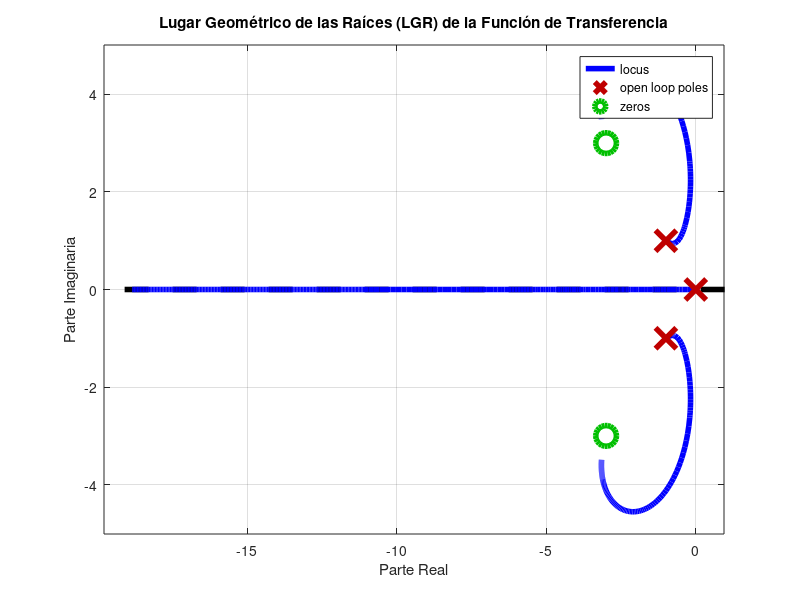
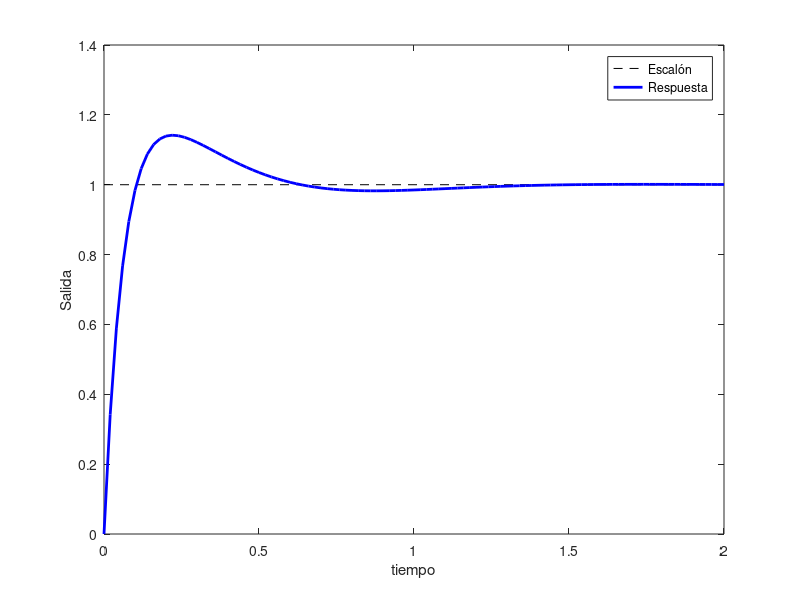

Here is the MATLAB script that generated these plots, in order:
clc
clear all
close all

% Definición de los parámetros de la función de transferencia

z1 = 3+3j;
z2 = 3-3j;
p1 = 1+j;
p2 = 1-j;
p3 = 0;


% Creación de la función de transferencia de lazo abierto
B = conv([1, z1], [1, z2]);
A = conv(conv([1, p1], [1, p2]), [1, p3]);
FTLA = tf(B, A);

% Generación del Lugar Geométrico de las Raíces (LGR)
figure;
rlocus(FTLA);
r = findobj(gca,'type','line');
set(r,'markersize',15,'linewidth',4);
% axis([-10 10 -6 6])
title('Lugar Geométrico de las Raíces (LGR) de la Función de Transferencia');
xlabel('Parte Real');
ylabel('Parte Imaginaria');

%% Feedback
k = 20;
LC1 = feedback(k*FTLA, 1);
% Calcula la respuesta al escalón del sistema en lazo cerrado LC1
[y,t] = step(LC1);

% Crea otra nueva figura
figure
% Traza la línea de referencia del escalón y la respuesta al escalón del sistema
plot([t(1) t(end)],[1 1], '--k', t, y, 'b', 'linewidth', 2)
% Etiqueta el eje Y como 'Salida'
ylabel('Salida')
% Etiqueta el eje X como 'Tiempo'
xlabel('tiempo')
% Añade una leyenda al gráfico
legend('Escalón', 'Respuesta')



%% incognitas = w,k
% % x = [w, k]
F = @(x) [-x(1)^2*(2+x(2))+18*x(2);  %Ecuación 1
          -x(1)^3+2*x(1)+6*x(1)*x(2)]; % Ecuacion 2
      
x0 = [25;25]; %Condicion inicial
x = fsolve(F, x0)


